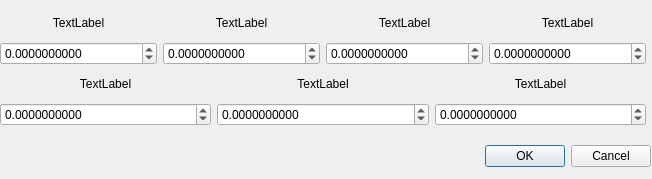
<?xml version="1.0" encoding="UTF-8"?>
<ui version="4.0">
 <class>parameterRequest</class>
 <widget class="QDialog" name="parameterRequest">
  <property name="geometry">
   <rect>
    <x>0</x>
    <y>0</y>
    <width>652</width>
    <height>179</height>
   </rect>
  </property>
  <property name="windowTitle">
   <string>Dialog</string>
  </property>
  <widget class="QDialogButtonBox" name="buttonBox">
   <property name="geometry">
    <rect>
     <x>310</x>
     <y>140</y>
     <width>341</width>
     <height>32</height>
    </rect>
   </property>
   <property name="orientation">
    <enum>Qt::Horizontal</enum>
   </property>
   <property name="standardButtons">
    <set>QDialogButtonBox::Cancel|QDialogButtonBox::Ok</set>
   </property>
  </widget>
  <widget class="QWidget" name="layoutWidget">
   <property name="geometry">
    <rect>
     <x>0</x>
     <y>10</y>
     <width>646</width>
     <height>116</height>
    </rect>
   </property>
   <layout class="QGridLayout" name="gridLayout_2">
    <item row="0" column="0">
     <layout class="QGridLayout" name="gridLayout_3">
      <item row="0" column="0">
       <layout class="QVBoxLayout" name="verticalLayout">
        <item>
         <widget class="QLabel" name="label">
          <property name="text">
           <string>TextLabel</string>
          </property>
          <property name="alignment">
           <set>Qt::AlignCenter</set>
          </property>
         </widget>
        </item>
        <item>
         <widget class="QDoubleSpinBox" name="doubleSpinBox1">
          <property name="decimals">
           <number>10</number>
          </property>
          <property name="minimum">
           <double>-1000.000000000000000</double>
          </property>
          <property name="maximum">
           <double>1000.000000000000000</double>
          </property>
         </widget>
        </item>
       </layout>
      </item>
      <item row="0" column="1">
       <layout class="QVBoxLayout" name="verticalLayout_2">
        <item>
         <widget class="QLabel" name="label_2">
          <property name="text">
           <string>TextLabel</string>
          </property>
          <property name="alignment">
           <set>Qt::AlignCenter</set>
          </property>
         </widget>
        </item>
        <item>
         <widget class="QDoubleSpinBox" name="doubleSpinBox2">
          <property name="decimals">
           <number>10</number>
          </property>
          <property name="minimum">
           <double>-1000.000000000000000</double>
          </property>
          <property name="maximum">
           <double>1000.000000000000000</double>
          </property>
         </widget>
        </item>
       </layout>
      </item>
      <item row="0" column="2">
       <layout class="QVBoxLayout" name="verticalLayout_3">
        <item>
         <widget class="QLabel" name="label_3">
          <property name="text">
           <string>TextLabel</string>
          </property>
          <property name="alignment">
           <set>Qt::AlignCenter</set>
          </property>
         </widget>
        </item>
        <item>
         <widget class="QDoubleSpinBox" name="doubleSpinBox3">
          <property name="decimals">
           <number>10</number>
          </property>
          <property name="minimum">
           <double>-1000.000000000000000</double>
          </property>
          <property name="maximum">
           <double>1000.000000000000000</double>
          </property>
         </widget>
        </item>
       </layout>
      </item>
      <item row="0" column="3">
       <layout class="QVBoxLayout" name="verticalLayout_4">
        <item>
         <widget class="QLabel" name="label_4">
          <property name="text">
           <string>TextLabel</string>
          </property>
          <property name="alignment">
           <set>Qt::AlignCenter</set>
          </property>
         </widget>
        </item>
        <item>
         <widget class="QDoubleSpinBox" name="doubleSpinBox4">
          <property name="decimals">
           <number>10</number>
          </property>
          <property name="minimum">
           <double>-1000.000000000000000</double>
          </property>
          <property name="maximum">
           <double>1000.000000000000000</double>
          </property>
         </widget>
        </item>
       </layout>
      </item>
     </layout>
    </item>
    <item row="1" column="0">
     <layout class="QGridLayout" name="gridLayout">
      <item row="0" column="0">
       <layout class="QVBoxLayout" name="verticalLayout_5">
        <item>
         <widget class="QLabel" name="label_5">
          <property name="text">
           <string>TextLabel</string>
          </property>
          <property name="alignment">
           <set>Qt::AlignCenter</set>
          </property>
         </widget>
        </item>
        <item>
         <widget class="QDoubleSpinBox" name="doubleSpinBox5">
          <property name="decimals">
           <number>10</number>
          </property>
          <property name="minimum">
           <double>-1000.000000000000000</double>
          </property>
          <property name="maximum">
           <double>1000.000000000000000</double>
          </property>
         </widget>
        </item>
       </layout>
      </item>
      <item row="0" column="1">
       <layout class="QVBoxLayout" name="verticalLayout_6">
        <item>
         <widget class="QLabel" name="label_6">
          <property name="text">
           <string>TextLabel</string>
          </property>
          <property name="alignment">
           <set>Qt::AlignCenter</set>
          </property>
         </widget>
        </item>
        <item>
         <widget class="QDoubleSpinBox" name="doubleSpinBox6">
          <property name="decimals">
           <number>10</number>
          </property>
          <property name="minimum">
           <double>-1000.000000000000000</double>
          </property>
          <property name="maximum">
           <double>1000.000000000000000</double>
          </property>
         </widget>
        </item>
       </layout>
      </item>
      <item row="0" column="2">
       <layout class="QVBoxLayout" name="verticalLayout_7">
        <item>
         <widget class="QLabel" name="label_7">
          <property name="text">
           <string>TextLabel</string>
          </property>
          <property name="alignment">
           <set>Qt::AlignCenter</set>
          </property>
         </widget>
        </item>
        <item>
         <widget class="QDoubleSpinBox" name="doubleSpinBox7">
          <property name="decimals">
           <number>10</number>
          </property>
          <property name="minimum">
           <double>-1000.000000000000000</double>
          </property>
          <property name="maximum">
           <double>1000.000000000000000</double>
          </property>
         </widget>
        </item>
       </layout>
      </item>
     </layout>
    </item>
   </layout>
  </widget>
 </widget>
 <resources/>
 <connections>
  <connection>
   <sender>buttonBox</sender>
   <signal>accepted()</signal>
   <receiver>parameterRequest</receiver>
   <slot>accept()</slot>
   <hints>
    <hint type="sourcelabel">
     <x>248</x>
     <y>254</y>
    </hint>
    <hint type="destinationlabel">
     <x>157</x>
     <y>274</y>
    </hint>
   </hints>
  </connection>
  <connection>
   <sender>buttonBox</sender>
   <signal>rejected()</signal>
   <receiver>parameterRequest</receiver>
   <slot>reject()</slot>
   <hints>
    <hint type="sourcelabel">
     <x>316</x>
     <y>260</y>
    </hint>
    <hint type="destinationlabel">
     <x>286</x>
     <y>274</y>
    </hint>
   </hints>
  </connection>
 </connections>
</ui>
